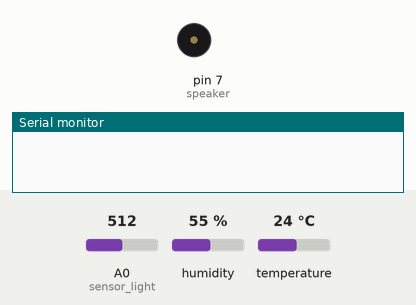
Simulated run of this sketch. Board: Arduino Uno, built with avr-gcc and run on an emulated ATmega328P. Parts: buzzer (waves = sounding), the last lines printed to the serial monitor. The test bench sets the inputs (shaded band); at power-on: humidity 55 %, A0 (sensor_light) = 512, temperature 24 °C. Random numbers use the default seed unless the sketch sets one.

Above: at 1.3 s.
1.4 s: humidity set to 69 %
2.9 s: humidity set to 72 %
At 4.2 s:
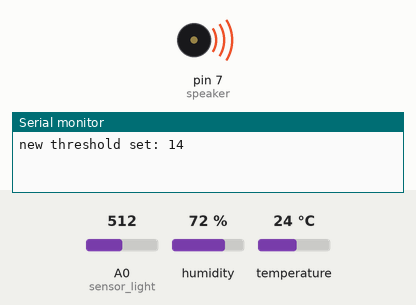
Timing chart, 0 to 10.7 s (numbered marks = the images above; inputs shaded):
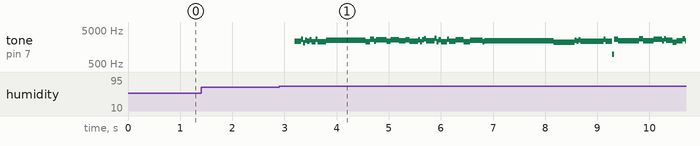

The sketch:

froggy_hands.ino
```cpp
#include <dht.h>

const int speaker = 7;
const int sensor_breath = 8;
const int sensor_light = A0;

//Variables//
dht DHT;
int threshold = 400;
int light_level = 500;
int counter = 30000;

void setup() {

pinMode(speaker,OUTPUT);//speaker output
pinMode(sensor_breath,INPUT);//dht11 sensor
pinMode(sensor_light,INPUT);//photoresistor
Serial.begin(9600);

}

void calibrate(){

  //get readings from the DHT11
  int x = DHT.read11(sensor_breath);
  int temp = DHT.temperature;
  int humidity = DHT.humidity;

if(temp != -999){

    //display humidity level
    /*
    Serial.print("humidity: ");
    Serial.print(humidity);
    Serial.println("%");
    */

    //if humidity is over 70%, register light level as new threshold
    if(humidity > 70){
      threshold = analogRead(sensor_light);
        Serial.print("new threshold set: ");
        Serial.println(sensor_light);
    }
  }
}//end Callibrate

void readBrightness(){
  light_level = analogRead(sensor_light);

  //display light level vs threshold
  /*
  Serial.print("light level: ");
  Serial.print(light_level);
  Serial.print("; threshold: ");
  Serial.println(threshold);
  */
}


void loop() {


  //when counter reaches 0, calibrate the sensors
  if(counter<=0){
    calibrate();
    readBrightness();
    counter=30000;
  }
  counter--;

  //if dark enough, play noise
  if(light_level <= threshold){

     //generate noise, play through speaker
     digitalWrite(speaker,random(2));
  }
  else{
    digitalWrite(speaker,LOW);
  }

}
```

Measured:
- the behaviour switches between 70 and 71 % on humidity (found by bisection; images 0 and 1)
- after the input at 1.4 s, every drawn part: stays the same
- after the input at 2.9 s, tone on pin 7 (speaker): plays 2328 Hz for 0.12 s, 2694 Hz for 0.04 s, 2140 Hz for 0.04 s, 2513 Hz for 0.04 s, 2298 Hz for 0.04 s, 2609 Hz for 0.04 s … (55 notes in this stretch), starting after 0.30 s
